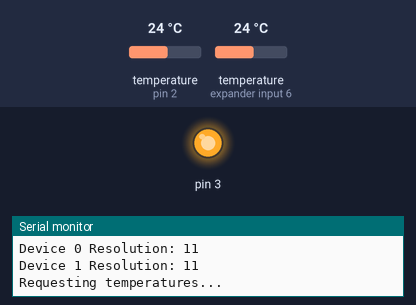
The sketch below on a simulated Arduino Uno, built with avr-gcc and run on an emulated ATmega328P. Parts: output pins drawn as LEDs (lit = HIGH), the last lines printed to the serial monitor. Inputs (shaded band) come from the test bench; at power-on: temperature (sensors on pin 2, expander input 6) 24 °C.

Above: at 0.4 s.
At 5.6 s:
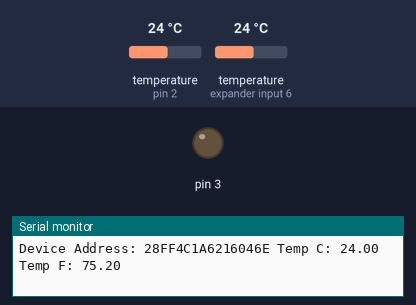
Timing chart, 0 to 13.7 s (numbered marks = the images above):
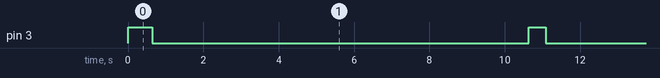

The sketch:

Dallas18B20Multiple.ino
```cpp
// Include the libraries we need
#include <OneWire.h>
#include <DallasTemperature.h>

// Data wire is plugged into port 2 on the Arduino
#define ONE_WIRE_BUS 2
#define TEMPERATURE_PRECISION 11

// Setup a oneWire instance to communicate with any OneWire devices (not just Maxim/Dallas temperature ICs)
OneWire oneWire(ONE_WIRE_BUS);

// Pass our oneWire reference to Dallas Temperature.
DallasTemperature sensors(&oneWire);

// arrays to hold device addresses
DeviceAddress insideThermometer, outsideThermometer;

void setup(void)
{
	pinMode(3, OUTPUT);
	digitalWrite(3, HIGH);

	// start serial port
	Serial.begin(9600);
	Serial.println("Dallas Temperature IC Control Library Demo");

	// Start up the library
	sensors.begin();

	// locate devices on the bus
	Serial.print("Locating devices...");
	Serial.print("Found ");
	Serial.print(sensors.getDeviceCount(), DEC);
	Serial.println(" devices.");

	// report parasite power requirements
	Serial.print("Parasite power is: ");
	if (sensors.isParasitePowerMode()) Serial.println("ON");
	else Serial.println("OFF");

	// Assign address manually. The addresses below will beed to be changed
	// to valid device addresses on your bus. Device address can be retrieved
	// by using either oneWire.search(deviceAddress) or individually via
	// sensors.getAddress(deviceAddress, index)
	//insideThermometer = { 0x28, 0x1D, 0x39, 0x31, 0x2, 0x0, 0x0, 0xF0 };
	//outsideThermometer   = { 0x28, 0x3F, 0x1C, 0x31, 0x2, 0x0, 0x0, 0x2 };

	// Search for devices on the bus and assign based on an index. Ideally,
	// you would do this to initially discover addresses on the bus and then
	// use those addresses and manually assign them (see above) once you know
	// the devices on your bus (and assuming they don't change).
	//
	// method 1: by index
	if (!sensors.getAddress(insideThermometer, 0)) Serial.println("Unable to find address for Device 0");
	if (!sensors.getAddress(outsideThermometer, 1)) Serial.println("Unable to find address for Device 1");

	// method 2: search()
	// search() looks for the next device. Returns 1 if a new address has been
	// returned. A zero might mean that the bus is shorted, there are no devices,
	// or you have already retrieved all of them. It might be a good idea to
	// check the CRC to make sure you didn't get garbage. The order is
	// deterministic. You will always get the same devices in the same order
	//
	// Must be called before search()
	//oneWire.reset_search();
	// assigns the first address found to insideThermometer
	//if (!oneWire.search(insideThermometer)) Serial.println("Unable to find address for insideThermometer");
	// assigns the seconds address found to outsideThermometer
	//if (!oneWire.search(outsideThermometer)) Serial.println("Unable to find address for outsideThermometer");

	// show the addresses we found on the bus
	Serial.print("Device 0 Address: ");
	printAddress(insideThermometer);
	Serial.println();

	Serial.print("Device 1 Address: ");
	printAddress(outsideThermometer);
	Serial.println();

	// set the resolution to 9 bit per device
	sensors.setResolution(insideThermometer, TEMPERATURE_PRECISION);
	sensors.setResolution(outsideThermometer, TEMPERATURE_PRECISION);

	Serial.print("Device 0 Resolution: ");
	Serial.print(sensors.getResolution(insideThermometer), DEC);
	Serial.println();

	Serial.print("Device 1 Resolution: ");
	Serial.print(sensors.getResolution(outsideThermometer), DEC);
	Serial.println();
}

// function to print a device address
void printAddress(DeviceAddress deviceAddress)
{
	for (uint8_t i = 0; i < 8; i++)
	{
		// zero pad the address if necessary
		if (deviceAddress[i] < 16) Serial.print("0");
		Serial.print(deviceAddress[i], HEX);
	}
}

// function to print the temperature for a device
void printTemperature(DeviceAddress deviceAddress)
{
	float tempC = sensors.getTempC(deviceAddress);
	Serial.print("Temp C: ");
	Serial.print(tempC);
	Serial.print(" Temp F: ");
	Serial.print(DallasTemperature::toFahrenheit(tempC));
}

// function to print a device's resolution
void printResolution(DeviceAddress deviceAddress)
{
	Serial.print("Resolution: ");
	Serial.print(sensors.getResolution(deviceAddress));
	Serial.println();
}

// main function to print information about a device
void printData(DeviceAddress deviceAddress)
{
	Serial.print("Device Address: ");
	printAddress(deviceAddress);
	Serial.print(" ");
	printTemperature(deviceAddress);
	Serial.println();
}

/*
* Main function, calls the temperatures in a loop.
*/
void loop(void)
{
	digitalWrite(3, HIGH);
	//delay(1000);
	// call sensors.requestTemperatures() to issue a global temperature
	// request to all devices on the bus
	Serial.print("Requesting temperatures...");
	sensors.requestTemperatures();
	Serial.println("DONE");

	// print the device information
	printData(insideThermometer);
	printData(outsideThermometer);
	digitalWrite(3, LOW);
	delay(10000);
}
```

Measured:
- by itself, pin 3: alternates HIGH for 0.44 s and LOW for 10.0 s
